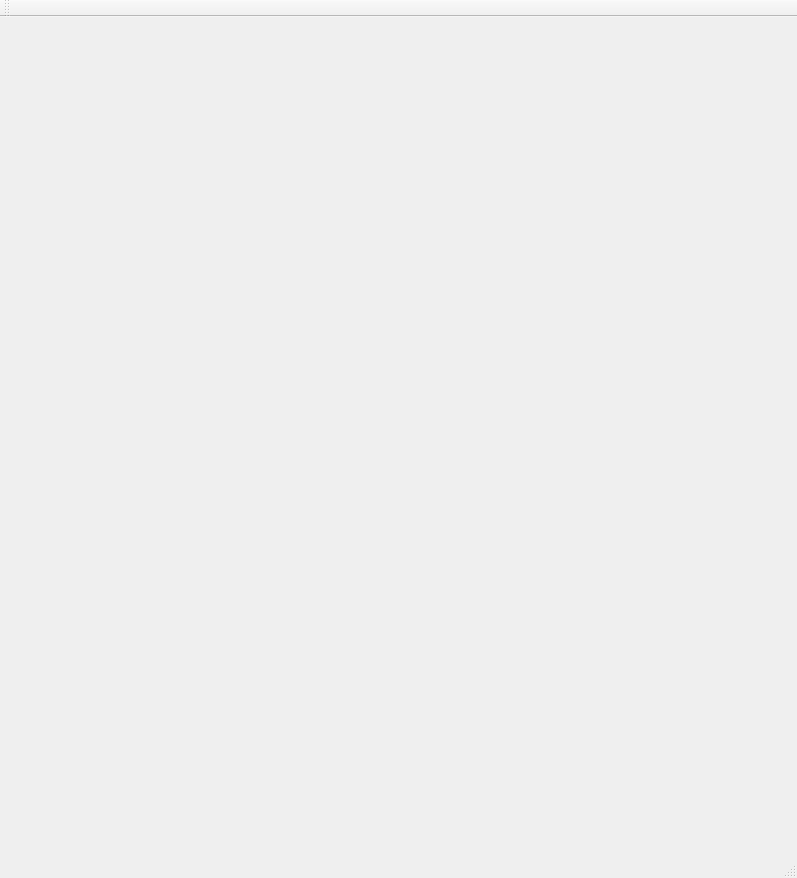
<?xml version="1.0" encoding="UTF-8"?>
<ui version="4.0">
 <class>testPicture</class>
 <widget class="QMainWindow" name="testPicture">
  <property name="geometry">
   <rect>
    <x>0</x>
    <y>0</y>
    <width>797</width>
    <height>878</height>
   </rect>
  </property>
  <property name="windowTitle">
   <string>testPicture</string>
  </property>
  <widget class="QWidget" name="centralWidget">
   <widget class="QLabel" name="label">
    <property name="geometry">
     <rect>
      <x>40</x>
      <y>0</y>
      <width>731</width>
      <height>831</height>
     </rect>
    </property>
    <property name="text">
     <string/>
    </property>
    <property name="pixmap">
     <pixmap resource="testpicture.qrc">:/new/prefix1/程序员.jpg</pixmap>
    </property>
   </widget>
  </widget>
  <widget class="QMenuBar" name="menuBar">
   <property name="geometry">
    <rect>
     <x>0</x>
     <y>0</y>
     <width>797</width>
     <height>21</height>
    </rect>
   </property>
  </widget>
  <widget class="QToolBar" name="mainToolBar">
   <attribute name="toolBarArea">
    <enum>TopToolBarArea</enum>
   </attribute>
   <attribute name="toolBarBreak">
    <bool>false</bool>
   </attribute>
  </widget>
  <widget class="QStatusBar" name="statusBar"/>
 </widget>
 <layoutdefault spacing="6" margin="11"/>
 <resources>
  <include location="testpicture.qrc"/>
 </resources>
 <connections/>
</ui>
